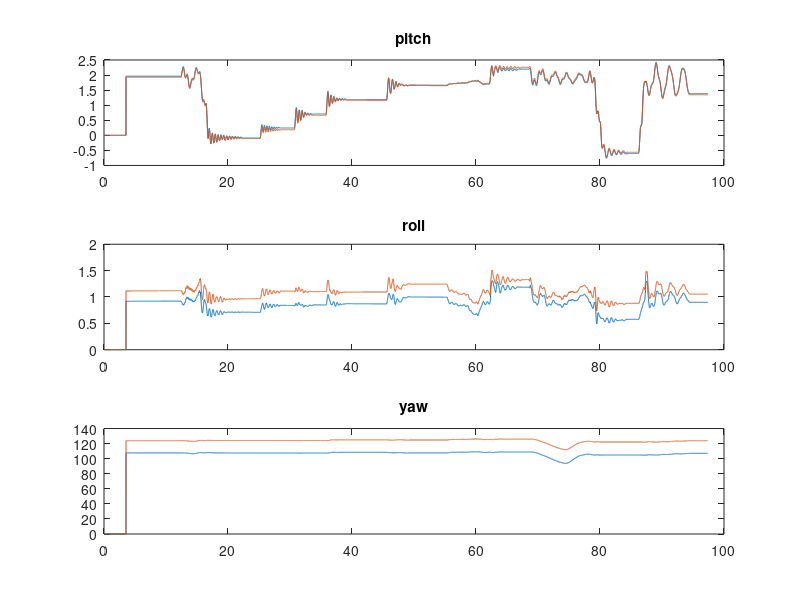

This figure's MATLAB source: (Note: this script raises an error after producing the figure.)
clc
clear
close all

load('RK')
Data = mccontrolLIPMWalking20200710123002RightKnee;

t = Data(:,1);
Right = Data(:,2:4)/180*pi;
Left = Data(:,5:7)/180*pi;

figure(1)
subplot(311); k = 1;plot(t,Right(:,k)*180/pi,t,Left(:,k)*180/pi);title('pitch')
subplot(312);k = 2; plot(t,Right(:,k)*180/pi,t,Left(:,k)*180/pi);title('roll')
subplot(313); k = 3;plot(t,Right(:,k)*180/pi,t,Left(:,k)*180/pi);title('yaw')

for i=1:length(t)
RRight(1:3,1:3,i) = rot(3,Right(i,3),3)*rot(2,Right(i,1),3)*rot(1,Right(i,2),3);
RLeft(:,:,i) = rot(3,Left(i,3),3)*rot(2,Left(i,1),3)*rot(1,Left(i,2),3);

D_r(:,:,i) = RRight(:,:,i);
D_l(:,:,i) = RLeft(:,:,i);

D_r_hat(:,:,i) = OmitNonObservable(D_r(:,:,i));
D_l_hat(:,:,i) = OmitNonObservable(D_l(:,:,i));

RRightNew(:,:,i) = D_r_hat(1:3,1:3,i)*eye(3);
RLeftNew(:,:,i) = D_l_hat(1:3,1:3,i)*eye(3);

R(:,:,i) = RLeftNew(:,:,i)'*RRightNew(:,:,i);

q(i,1) = atan2(R(2,3,i),R(3,3,i));    %roll-pitch-yaw
q(i,2) = asin(R(1,3,i));    %roll-pitch-yaw
q(i,3) = atan2(-R(1,2,i),R(1,1,i));

% q(i,1) = asin(-R(2,3,i));    %yaw-pitch-roll
% q(i,2) = atan2(R(1,3,i),R(3,3,i));    %yaw-pitch-roll


end

figure(2)
plot(t,q*180/pi)
legend('roll','pitch','yaw')